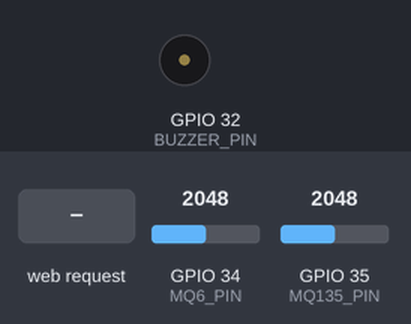
Simulated run of this sketch. Board: ESP32. Parts: buzzer (waves = sounding, pin HIGH). The inputs (shaded band) are chosen by the test bench; at power-on: GPIO 34 (MQ6_PIN) = 2048, GPIO 35 (MQ135_PIN) = 2048. WiFi joins after 1.5 s; servers stay silent unless stated; what the sketch prints to the serial monitor is not drawn.

Above: at 10.3 s.
10.4 s: HTTP request GET /calibrate received
At 10.6 s:
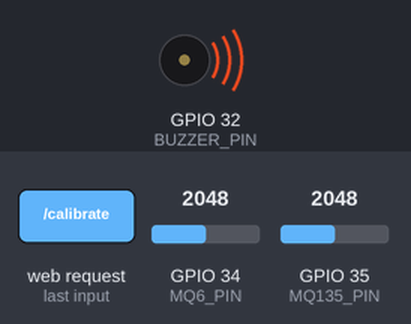
Timing chart, 0 to 18.3 s (numbered marks = the images above; inputs shaded):
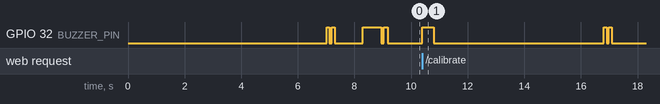

Measured:
- after the input at 10.4 s, GPIO 32 (BUZZER_PIN): goes HIGH 0.40 s, LOW 6.0 s, HIGH 0.10 s, LOW 0.08 s, HIGH 0.10 s, then LOW, starting at once

The sketch:

gas_detection.ino
```cpp
#include <WiFi.h>
#include <WebServer.h>
#include "config.h"

WebServer server(80);

// Calibrated R0 values for the MQ sensors
float mq6R0 = 0.0;
float mq135R0 = 0.0;

// Filtered raw ADC values (for Exponential Moving Average filter)
float mq6FilteredRaw = -1.0;
float mq135FilteredRaw = -1.0;

// Current PPM values
float methanePPM = 0.0;
float ammoniaPPM = 0.0;
bool isDangerous = false;

// Timing variables
unsigned long previousMillis = 0;
const long readInterval = 1000; // Read sensors and run calculations every 1 second

// Buzzer state
unsigned long lastBuzzerToggle = 0;
bool buzzerState = false;

// Function declarations
float readFilteredADC(int pin, float &filteredVal);
float readResistance(float filteredRaw, float rlValue);
float calibrateSensor(int pin, float rlValue, float cleanAirFactor);
float calculatePPM(float rs, float r0, float a, float b);
void handleRoot();
void handleData();
void handleCalibrate();
void handleBuzzer(bool danger);
void soundBeeps(int count, int durationMs);

void setup() {
  Serial.begin(115200);
  delay(1000);

  Serial.println("\n==================================");
  Serial.println("Hazardous Gas Detection System v2.0");
  Serial.println("==================================");

  // Configure pins
  pinMode(MQ6_PIN, INPUT);
  pinMode(MQ135_PIN, INPUT);
  pinMode(BUZZER_PIN, OUTPUT);
  digitalWrite(BUZZER_PIN, LOW);

  // 1. Calibrate MQ Sensors (requires clean air environment)
  Serial.println("\n[Calibration] Please ensure sensors are in clean air...");
  mq6R0 = calibrateSensor(MQ6_PIN, MQ6_RL_VALUE, MQ6_CLEAN_AIR_FACTOR);
  mq135R0 = calibrateSensor(MQ135_PIN, MQ135_RL_VALUE, MQ135_CLEAN_AIR_FACTOR);
  Serial.println("[Calibration] Completed successfully.");
  soundBeeps(2, 100); // 2 short beeps to signal calibration complete

  // 2. Connect to WiFi with Timeout & AP Fallback
  Serial.print("\n[WiFi] Connecting to SSID: ");
  Serial.println(WIFI_SSID);
  WiFi.begin(WIFI_SSID, WIFI_PASS);

  unsigned long startConnect = millis();
  int attempt = 0;
  bool connected = true;

  while (WiFi.status() != WL_CONNECTED) {
    delay(500);
    Serial.print(".");
    attempt++;
    // Toggle Buzzer during connection to show progress
    digitalWrite(BUZZER_PIN, attempt % 2 == 0 ? HIGH : LOW);

    // Check for connection timeout
    if (millis() - startConnect >= WIFI_CONNECT_TIMEOUT_MS) {
      connected = false;
      break;
    }
  }
  digitalWrite(BUZZER_PIN, LOW); // Turn off buzzer

  if (connected) {
    Serial.println();
    Serial.println("[WiFi] Connected!");
    Serial.print("[WiFi] IP Address: ");
    Serial.println(WiFi.localIP());
    soundBeeps(2, 150); // Double beep for success
  } else {
    Serial.println();
    Serial.println("[WiFi] Connection timed out. Starting Emergency Access Point (AP)...");

    WiFi.disconnect();
    WiFi.mode(WIFI_AP);
    WiFi.softAP(WIFI_AP_SSID, WIFI_AP_PASS, WIFI_AP_CHAN, 0, WIFI_AP_CONN);

    Serial.print("[WiFi] SoftAP Online! SSID: ");
    Serial.println(WIFI_AP_SSID);
    Serial.print("[WiFi] Access Server at IP: ");
    Serial.println(WiFi.softAPIP());

    // Triple-beep to signal AP fallback mode active
    soundBeeps(3, 100);
  }

  // 3. Configure Web Server routes
  server.on("/", handleRoot);
  server.on("/data", handleData);
  server.on("/calibrate", handleCalibrate);

  server.begin();
  Serial.println("[HTTP] Server started on port 80");
  Serial.println("==================================\n");
}

void loop() {
  server.handleClient();

  unsigned long currentMillis = millis();

  // Read sensors and update calculations
  if (currentMillis - previousMillis >= readInterval) {
    previousMillis = currentMillis;

    // Apply digital noise filtering via EMA
    float mq6RawFiltered = readFilteredADC(MQ6_PIN, mq6FilteredRaw);
    float mq135RawFiltered = readFilteredADC(MQ135_PIN, mq135FilteredRaw);

    // Calculate resistances from filtered raw values
    float mq6Rs = readResistance(mq6RawFiltered, MQ6_RL_VALUE);
    float mq135Rs = readResistance(mq135RawFiltered, MQ135_RL_VALUE);

    // Calculate gas concentrations in PPM
    methanePPM = calculatePPM(mq6Rs, mq6R0, MQ6_CURVE_A, MQ6_CURVE_B);
    ammoniaPPM = calculatePPM(mq135Rs, mq135R0, MQ135_CURVE_A, MQ135_CURVE_B);

    // Validate levels against threshold safety triggers
    bool isMethaneHigh = methanePPM > METHANE_THRESHOLD;
    bool isAmmoniaHigh = ammoniaPPM > AMMONIA_THRESHOLD;
    isDangerous = isMethaneHigh || isAmmoniaHigh;

    // Log readings to Serial Monitor
    Serial.print("Methane: ");
    Serial.print(methanePPM, 2);
    Serial.print(" ppm (Raw Filtered: ");
    Serial.print(mq6RawFiltered, 1);
    Serial.print(") | Ammonia: ");
    Serial.print(ammoniaPPM, 2);
    Serial.print(" ppm (Raw Filtered: ");
    Serial.print(mq135RawFiltered, 1);
    Serial.print(") | Status: ");
    Serial.println(isDangerous ? "DANGER" : "NORMAL");
  }

  // Handle buzzer alarm (150ms beeps under danger, off otherwise)
  handleBuzzer(isDangerous);
}

// EMA Filter implementation for stable ADC readings
float readFilteredADC(int pin, float &filteredVal) {
  float rawVal = analogRead(pin);
  if (filteredVal < 0.0) {
    filteredVal = rawVal; // Initial state: initialize to first reading
  } else {
    // EMA formula: S_t = alpha * Y_t + (1 - alpha) * S_{t-1}
    filteredVal = (EMA_ALPHA * rawVal) + ((1.0 - EMA_ALPHA) * filteredVal);
  }
  return filteredVal;
}

// Compute sensor resistance Rs based on raw ADC voltage divider value
float readResistance(float filteredRaw, float rlValue) {
  float rawAvg = filteredRaw;
  if (rawAvg < 1.0) rawAvg = 1.0; // Avoid division by zero
  if (rawAvg >= ADC_MAX) rawAvg = ADC_MAX - 1.0;

  // Rs = RL * (ADC_MAX - Raw) / Raw
  return rlValue * ((ADC_MAX - rawAvg) / rawAvg);
}

// Perform baseline calibration sequence in clean air
float calibrateSensor(int pin, float rlValue, float cleanAirFactor) {
  float rsSum = 0;
  // Read sensor multiple times to average out noise during calibration
  for (int i = 0; i < 30; i++) {
    float dummyFilter = -1.0;
    float rawVal = readFilteredADC(pin, dummyFilter);
    rsSum += readResistance(rawVal, rlValue);
    delay(100);
  }
  float rsAvg = rsSum / 30.0;
  return rsAvg / cleanAirFactor; // R0 = Rs / CleanAirFactor
}

// Compute gas PPM using datasheet power function math: PPM = A * (Rs/R0)^B
float calculatePPM(float rs, float r0, float a, float b) {
  if (r0 <= 0.0) return 0.0;
  float ratio = rs / r0;
  if (ratio <= 0.0) return 0.0;
  return a * pow(ratio, b);
}

// Fallback HTML page direct browser display
void handleRoot() {
  String ipStr = WiFi.status() == WL_CONNECTED ? WiFi.localIP().toString() : WiFi.softAPIP().toString();
  String modeStr = WiFi.status() == WL_CONNECTED ? "Station (Home WiFi)" : "Access Point Mode (AP)";

  String html = "<!DOCTYPE html><html><head><title>Gas Detection ESP32</title>";
  html += "<meta name='viewport' content='width=device-width, initial-scale=1.0'>";
  html += "<style>";
  html += "body { font-family: -apple-system, BlinkMacSystemFont, 'Segoe UI', Roboto, sans-serif; background-color: #0b0f19; color: #f8fafc; text-align: center; padding: 50px 20px; }";
  html += ".card { background: rgba(22, 28, 45, 0.7); border: 1px solid rgba(255,255,255,0.08); border-radius: 12px; padding: 30px; max-width: 550px; margin: 0 auto; box-shadow: 0 10px 25px rgba(0,0,0,0.5); backdrop-filter: blur(8px); }";
  html += "h1 { color: #ef4444; margin-bottom: 5px; font-size: 26px; }";
  html += ".subtitle { color: #94a3b8; font-size: 14px; margin-bottom: 25px; text-transform: uppercase; letter-spacing: 1px; }";
  html += "p { font-size: 16px; line-height: 1.6; color: #cbd5e1; text-align: left; }";
  html += ".ip-box { background: rgba(0,0,0,0.3); border: 1px dashed rgba(255,255,255,0.15); border-radius: 6px; padding: 12px; font-family: monospace; font-size: 18px; font-weight: bold; text-align: center; color: #06b6d4; margin: 20px 0; }";
  html += ".btn { display: inline-block; background: linear-gradient(135deg, #06b6d4, #3b82f6); color: white; text-decoration: none; padding: 12px 24px; border-radius: 6px; font-weight: bold; margin-top: 15px; transition: opacity 0.2s; width: 100%; box-sizing: border-box; text-align: center; }";
  html += ".btn:hover { opacity: 0.9; }";
  html += "li { text-align: left; margin-bottom: 8px; color: #cbd5e1; }";
  html += "</style></head><body>";
  html += "<div class='card'>";
  html += "<h1>ESP32 Gas Detection Node v2.0</h1>";
  html += "<div class='subtitle'>Active Mode: " + modeStr + "</div>";
  html += "<p>This hardware node is actively broadcasting telemetry readings.</p>";
  html += "<ul>";
  html += "<li><strong>Methane (CH4) Sensor</strong>: Pin A0 (GPIO 34)</li>";
  html += "<li><strong>Ammonia (NH3) Sensor</strong>: Pin A0 (GPIO 35)</li>";
  html += "<li><strong>Noise Filtering</strong>: Active (EMA Alpha = 0.15)</li>";
  html += "</ul>";
  html += "<div class='ip-box'>" + ipStr + "</div>";
  html += "<p>To view the React telemetry dashboard, open the local developer workspace dashboard, click the settings gear, and configure this IP address.</p>";
  html += "<a class='btn' href='/data' target='_blank'>Fetch Raw JSON Telemetry</a>";
  html += "<a class='btn' href='/calibrate' style='background: #10b981; margin-top: 10px;'>Perform Remote Sensor Calibration</a>";
  html += "</div></body></html>";

  server.sendHeader("Access-Control-Allow-Origin", "*");
  server.send(200, "text/html", html);
}

// Serves current gas levels in JSON format
void handleData() {
  String json = "{";
  json += "\"methane\": " + String(methanePPM, 2) + ",";
  json += "\"ammonia\": " + String(ammoniaPPM, 2) + ",";
  json += "\"isDangerous\": " + String(isDangerous ? "true" : "false") + ",";
  json += "\"status\": \"" + String(isDangerous ? "Danger: High gas levels detected!" : "Gas levels are normal.") + "\"";
  json += "}";

  server.sendHeader("Access-Control-Allow-Origin", "*");
  server.send(200, "application/json", json);
}

// Remote web calibration route
void handleCalibrate() {
  // Sound start beep pattern
  soundBeeps(1, 400);
  Serial.println("[HTTP] Web requested sensor recalibration started...");

  // Re-run calibration (averages readings over 3 seconds)
  mq6R0 = calibrateSensor(MQ6_PIN, MQ6_RL_VALUE, MQ6_CLEAN_AIR_FACTOR);
  mq135R0 = calibrateSensor(MQ135_PIN, MQ135_RL_VALUE, MQ135_CLEAN_AIR_FACTOR);

  // Reset EMA filter values to reflect fresh reading baseline
  mq6FilteredRaw = -1.0;
  mq135FilteredRaw = -1.0;

  String json = "{";
  json += "\"success\": true,";
  json += "\"mq6R0\": " + String(mq6R0, 2) + ",";
  json += "\"mq135R0\": " + String(mq135R0, 2) + ",";
  json += "\"message\": \"ESP32 successfully completed remote calibration sequence.\"";
  json += "}";

  server.sendHeader("Access-Control-Allow-Origin", "*");
  server.send(200, "application/json", json);

  Serial.println("[HTTP] Sensors successfully recalibrated.");
  // Sound success beep pattern
  soundBeeps(2, 100);
}

// Output beeps logic
void soundBeeps(int count, int durationMs) {
  for (int i = 0; i < count; i++) {
    digitalWrite(BUZZER_PIN, HIGH);
    delay(durationMs);
    digitalWrite(BUZZER_PIN, LOW);
    if (i < count - 1) {
      delay(80); // Pause between beeps
    }
  }
}

// Handle buzzer alerts
void handleBuzzer(bool danger) {
  if (!danger) {
    digitalWrite(BUZZER_PIN, LOW);
    buzzerState = false;
    return;
  }

  unsigned long currentMillis = millis();
  // Beep warning rhythm: 150ms active / 150ms inactive
  if (currentMillis - lastBuzzerToggle >= 150) {
    lastBuzzerToggle = currentMillis;
    buzzerState = !buzzerState;
    digitalWrite(BUZZER_PIN, buzzerState ? HIGH : LOW);
  }
}
```

config.h
```cpp
#ifndef CONFIG_H
#define CONFIG_H

// WiFi Client Configuration
// Change these to match your network credentials
#define WIFI_SSID "OPPO A17k"
#define WIFI_PASS "123456789"

// WiFi Connection Timeout
#define WIFI_CONNECT_TIMEOUT_MS 15000  // 15 seconds connection timeout before AP fallback

// WiFi Soft Access Point (Emergency Fallback Mode)
#define WIFI_AP_SSID "HazGuard-Emergency-AP"
#define WIFI_AP_PASS ""  // Empty password for open AP, or set one (min 8 chars)
#define WIFI_AP_CHAN 1
#define WIFI_AP_CONN 4

// Pin Configurations
#define MQ6_PIN     34  // Analog pin for MQ-6 (Methane)
#define MQ135_PIN   35  // Analog pin for MQ-135 (Ammonia/Air Quality)
#define BUZZER_PIN  32  // Digital output pin for Buzzer/LED

// Sensor Thresholds (PPM)
#define METHANE_THRESHOLD 1000.0
#define AMMONIA_THRESHOLD 300.0

// ADC Configuration (ESP32)
#define ADC_MAX 4095.0
#define ADC_VOLTAGE 3.3

// Exponential Moving Average (EMA) Digital Filter Coefficient
// Value between 0.0 and 1.0. Lower value means smoother but slower response.
#define EMA_ALPHA 0.15

// Load Resistor values on breakout boards (in Ohms)
#define MQ6_RL_VALUE     1000.0
#define MQ135_RL_VALUE   1000.0

// Clean Air Rs/R0 Ratios (from MQ datasheets)
#define MQ6_CLEAN_AIR_FACTOR   10.0   // Rs/R0 ratio of MQ-6 in clean air
#define MQ135_CLEAN_AIR_FACTOR 3.6    // Rs/R0 ratio of MQ-135 in clean air

// PPM Curve Parameters: PPM = A * (Rs/R0)^B
// MQ-6 curve for Methane (CH4)
#define MQ6_CURVE_A 2200.0
#define MQ6_CURVE_B -2.4

// MQ-135 curve for Ammonia (NH3)
#define MQ135_CURVE_A 102.2
#define MQ135_CURVE_B -2.47

// Multi-sampling for ADC baseline reading stability
#define READ_SAMPLE_INTERVAL 20  // ms between samples
#define READ_SAMPLE_TIMES    10  // number of samples to average

#endif // CONFIG_H
```
